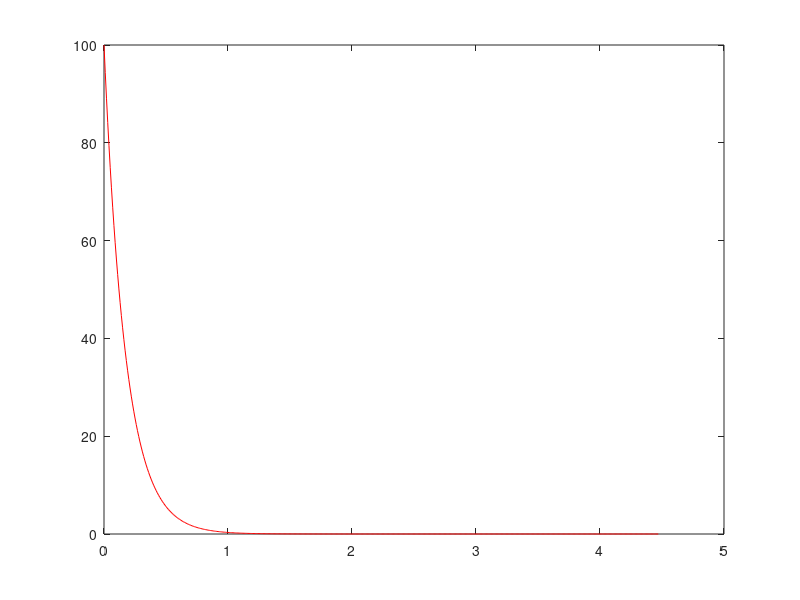

The MATLAB script that drew this image:
## -*- octave -*-

nshowers = 200000;

lx=(0:.01:log10(30000))';
x=10.^lx;

## Integrate[ E^(-1.5), {x,1,30000} ] = 

function y=eint(a,b)
  y = (a^(-2.5) - b^(-2.5)) / 1.5;
endfunction

integ = eint(1,30000);

y=x.^(-2.5);

ypor = y ./ y(1) .* 100;
lypor = log10(ypor);

ynor = ypor ./ 100 .* nshowers;
lynor = log10(ynor);

#plot(lx,lynor,"ro");
plot(lx,ypor,"r-");

#data=[x,ypor];
#gset logscale xy;
#gset grid;
#gplot data;



